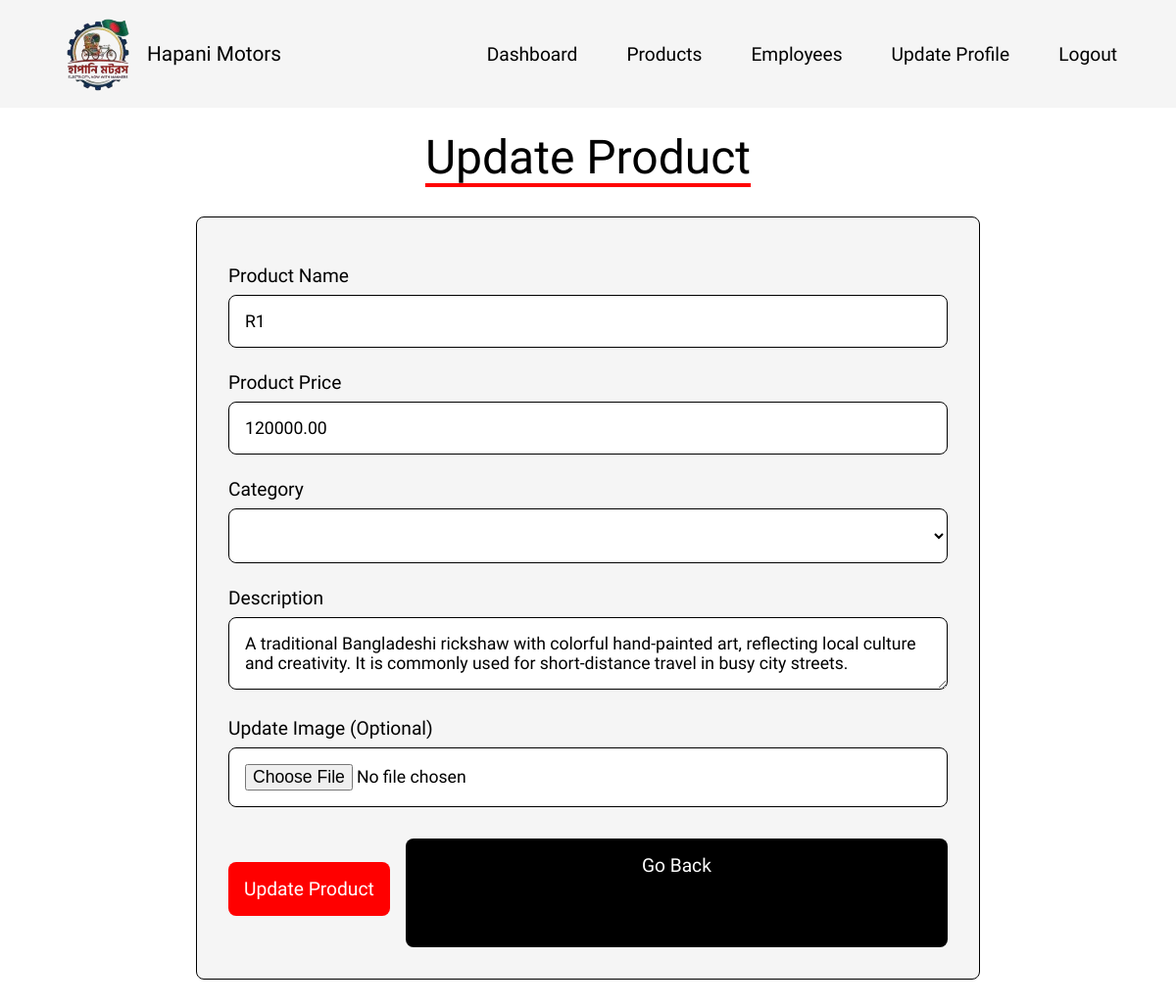
The app's page /controller/Admin_ProductUpdateController.php?update=19 (signed in) with its own data.
### tables this page shows
CREATE TABLE `product` (
  `product_id` int(10) UNSIGNED NOT NULL,
  `name` varchar(255) NOT NULL,
  `category` varchar(100) NOT NULL,
  `details` text DEFAULT NULL,
  `price` decimal(10,2) NOT NULL,
  `image` varchar(255) NOT NULL
);

### controller/Admin_ProductUpdateController.php (called while the page is built, shortened)
<?php
include '../model/admin_product.php';
$message= [];
$product= null;
if(isset($_GET['update'])){
    $update_id= $_GET['update'];
    $product= getProductById($update_id);
}
else {
    $message[]= "No product selected!";
}
include '../view/admin_product_update.php';
?>

### model/admin_product.php (called while the page is built, shortened)
<?php
function getProductById($id) {
    $conn= mysqli_connect("localhost", "root", "", "hapani");
    $id= mysqli_real_escape_string($conn, $id);
    $query= "SELECT * FROM product WHERE product_id = '$id'";
    $result= mysqli_query($conn, $query);
    if(mysqli_num_rows($result) > 0){
        return mysqli_fetch_assoc($result);
    }
    return null;
}
?>

### view/admin_product_update.php (the view, shortened to what this page needs)
<!DOCTYPE html>
<html lang="en">
<head>
    <link rel="stylesheet" href="../view/css/css.css">
</head>
<body>
    <?php include 'admin_header.php'; ?>
    <section class="update-product">
        <h1 class="title">Update Product</h1>
        <?php if($product): ?>
        <form action="" method="post" enctype="multipart/form-data">
            <label>Product Name</label>
            <input type="text" name="name" class="box" required value="<?= $product['name']; ?>">
            <label>Product Price</label>
            <input type="number" name="price" class="box" min="0" required value="<?= $product['price']; ?>">
            <label>Category</label>
            <select name="category" class="box" required>
                <option value="<?= $product['category']; ?>" selected></option>
                <option value="rickshaw">Rickshaw</option>
            </select>
            <label>Description</label>
            <textarea name="details" class="box" required><?= $product['details']; ?></textarea>
            <label>Update Image (Optional)</label>
            <input type="file" name="image" class="box" accept="image/jpg, image/jpeg, image/png, image/webp">
            <div class="flex-btn">
                <input type="submit" class="btn" name="update_product" value="Update Product">
                <a href="Admin_ProductController.php" class="option-btn">Go Back</a>
            </div>
        </form>
        <?php else: ?>
            <p class="empty">No product found!</p>
            <a href="Admin_ProductController.php" class="option-btn">Go Back to Products</a>
        <?php endif; ?>
    </section>
</body>
</html>

### view/css/css.css (style rules this page uses)
* { margin: 0; padding: 0; text-decoration: none; box-sizing: border-box; font-family: "Comme", sans-serif; font-optical-sizing: auto; font-style: normal; }
body { background-color: white; }
.btn { display: block; width: fit-content; margin: 2rem auto; padding: 0.8rem 3rem; background-color: red; color: white; border-radius: 0.5rem; font-size: 1.2rem; cursor: pointer; }
form label { display: block; text-align: left; font-size: 1.2rem; font-weight: 500; margin-top: 1rem; color: black; }
.box { width: 100%; background-color: white; padding: 1rem; margin: 0.5rem 0; font-size: 1.1rem; border: 1px solid black; border-radius: .5rem; }
.btn { background-color: red; color: white; margin-top: 1.5rem; padding: 1rem; font-size: 1.2rem; cursor: pointer; border-radius: .5rem; border: none; transition: 0.3s; }
.flex-btn { display: flex; gap: 0.8rem; margin-top: 1.2rem; }
.option-btn, .delete-btn { flex: 1; padding: 0.8rem; font-size: 1.1rem; color: white; border-radius: 5px; text-align: center; }
.option-btn { background-color: black; }
.update-product { display: flex; flex-direction: column; justify-content: center; align-items: center; min-height: 80vh; padding: 2rem; }
.update-product form { width: 50rem; background-color: whitesmoke; border: 1px solid black; border-radius: 0.5rem; padding: 2rem; text-align: center; }
.update-product .title { font-size: 3rem; font-weight: 400; margin-bottom: 2rem; color: black; text-align: center; text-decoration: underline red; text-underline-offset: 10px; }
.update-product form label { display: block; text-align: left; font-size: 1.2rem; font-weight: 500; margin-top: 1rem; color: black; }
.update-product .box { width: 100%; background-color: white; padding: 1rem; margin: 0.5rem 0; font-size: 1.1rem; border: 1px solid black; border-radius: .5rem; }
.flex-btn { display: flex; gap: 1rem; margin-top: 1.5rem; }
.flex-btn .btn { background-color: red; color: white; padding: 1rem; font-size: 1.2rem; cursor: pointer; border-radius: .5rem; border: none; text-align: center; transition: 0.3s; }
.flex-btn .option-btn { background-color: black; color: white; padding: 1rem; font-size: 1.2rem; cursor: pointer; border-radius: .5rem; border: none; text-align: center; transition: 0.3s; }

### records on screen
product: name "R1", price "120000.00", details "A traditional Bangladeshi rickshaw with colorful hand-painted art, reflecting local culture and creativity. It is commonly used for short-distance travel in busy city streets."
